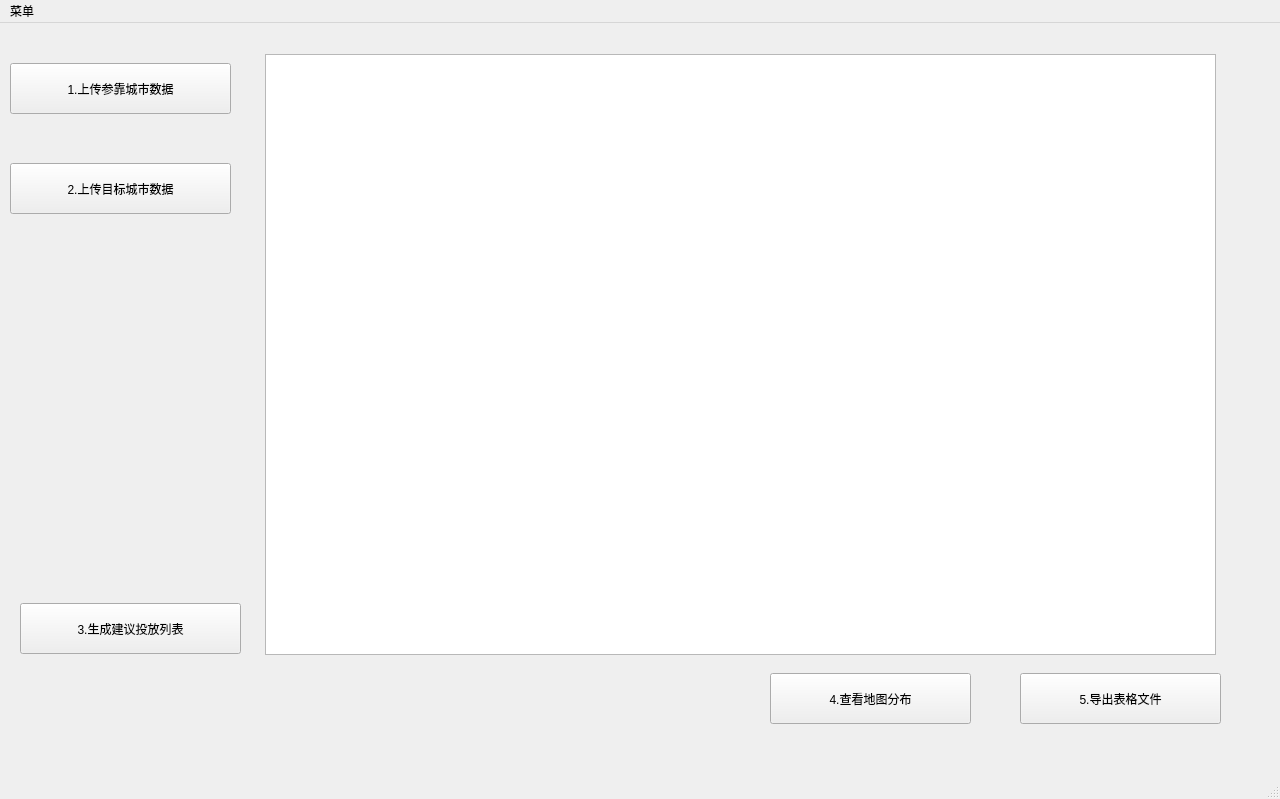
<?xml version="1.0" encoding="UTF-8"?>
<ui version="4.0">
 <class>MainWindow</class>
 <widget class="QMainWindow" name="MainWindow">
  <property name="geometry">
   <rect>
    <x>0</x>
    <y>0</y>
    <width>1280</width>
    <height>799</height>
   </rect>
  </property>
  <property name="windowTitle">
   <string>MainWindow</string>
  </property>
  <widget class="QWidget" name="centralwidget">
   <widget class="QPushButton" name="pushButton">
    <property name="geometry">
     <rect>
      <x>10</x>
      <y>40</y>
      <width>221</width>
      <height>51</height>
     </rect>
    </property>
    <property name="cursor">
     <cursorShape>PointingHandCursor</cursorShape>
    </property>
    <property name="text">
     <string>1.上传参靠城市数据</string>
    </property>
   </widget>
   <widget class="QPushButton" name="pushButton_2">
    <property name="geometry">
     <rect>
      <x>20</x>
      <y>580</y>
      <width>221</width>
      <height>51</height>
     </rect>
    </property>
    <property name="cursor">
     <cursorShape>PointingHandCursor</cursorShape>
    </property>
    <property name="text">
     <string>3.生成建议投放列表</string>
    </property>
   </widget>
   <widget class="QTableView" name="tableView">
    <property name="geometry">
     <rect>
      <x>265</x>
      <y>31</y>
      <width>951</width>
      <height>601</height>
     </rect>
    </property>
   </widget>
   <widget class="QPushButton" name="pushButton_3">
    <property name="geometry">
     <rect>
      <x>1020</x>
      <y>650</y>
      <width>201</width>
      <height>51</height>
     </rect>
    </property>
    <property name="cursor">
     <cursorShape>PointingHandCursor</cursorShape>
    </property>
    <property name="text">
     <string>5.导出表格文件</string>
    </property>
   </widget>
   <widget class="QPushButton" name="pushButton_4">
    <property name="geometry">
     <rect>
      <x>10</x>
      <y>140</y>
      <width>221</width>
      <height>51</height>
     </rect>
    </property>
    <property name="cursor">
     <cursorShape>PointingHandCursor</cursorShape>
    </property>
    <property name="text">
     <string>2.上传目标城市数据</string>
    </property>
   </widget>
   <widget class="QPushButton" name="pushButton_5">
    <property name="geometry">
     <rect>
      <x>770</x>
      <y>650</y>
      <width>201</width>
      <height>51</height>
     </rect>
    </property>
    <property name="cursor">
     <cursorShape>PointingHandCursor</cursorShape>
    </property>
    <property name="text">
     <string>4.查看地图分布</string>
    </property>
   </widget>
  </widget>
  <widget class="QMenuBar" name="menubar">
   <property name="geometry">
    <rect>
     <x>0</x>
     <y>0</y>
     <width>1280</width>
     <height>26</height>
    </rect>
   </property>
   <widget class="QMenu" name="menu">
    <property name="title">
     <string>菜单</string>
    </property>
    <addaction name="separator"/>
    <addaction name="actionSimple_Example"/>
    <addaction name="actionHelp"/>
    <addaction name="actionExit"/>
    <addaction name="actionAbout_us"/>
   </widget>
   <addaction name="menu"/>
  </widget>
  <widget class="QStatusBar" name="statusbar"/>
  <action name="actionHelp">
   <property name="text">
    <string>Help</string>
   </property>
  </action>
  <action name="actionExit">
   <property name="text">
    <string>Exit</string>
   </property>
  </action>
  <action name="actionSimple_Example">
   <property name="text">
    <string>Simple example</string>
   </property>
  </action>
  <action name="actionAbout_us">
   <property name="text">
    <string>About us</string>
   </property>
  </action>
 </widget>
 <resources/>
 <connections/>
</ui>
